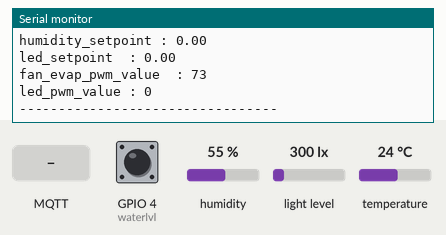
The sketch below on a simulated ESP32. On the bench: the last lines printed to the serial monitor. The test bench sets the inputs (shaded band); at power-on: GPIO 4 (waterlvl) HIGH, humidity 55 %, light level 300 lx, temperature 24 °C. WiFi joins after 1.5 s; servers stay silent unless stated; no MQTT or app messages arrive unless stated.

Above: at 2.7 s.
2.8 s: MQTT message "esp32/heater" arrives on the first subscribed topic
At 3.3 s:
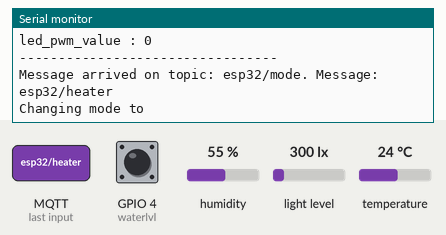
4.3 s: MQTT message "1" arrives on the first subscribed topic
At 5.5 s:
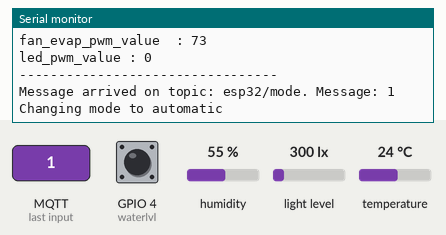
5.8 s: MQTT message "0" arrives on the first subscribed topic
At 5.96 s:
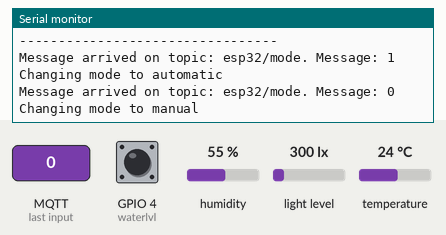
7.3 s: MQTT message "esp32/cooler" arrives on the first subscribed topic
At 7.9 s:
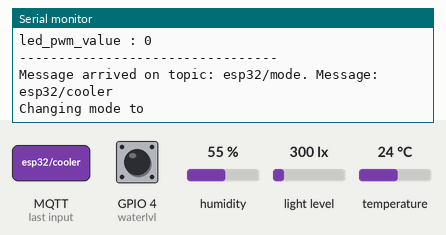
8.8 s: MQTT message "esp32/humidifier" arrives on the first subscribed topic
At 9.1 s:
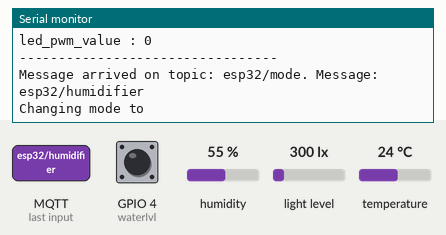
10.3 s: MQTT message "esp32/led" arrives on the first subscribed topic
At 11.5 s:
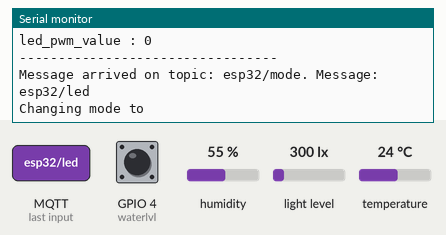

The sketch:

ESP-B.ino
```cpp
//Dependencies
#include <WiFi.h>
#include <PubSubClient.h>
#include <Wire.h>

// Replace the next variables with your SSID/Password combination
const char* ssid = "SGC1000L";
const char* password = "chamber1000";

// Add your MQTT Broker IP address
const char* mqtt_server = "34.101.153.146";

WiFiClient espClient;
PubSubClient client(espClient);

 //Variables
bool mode_status ; //mode for actuator, AUTO = 1, MANUAL = 0

//variables
bool heater_status = 0;
bool compressor_status = 0;
bool humidifier_status = 0;
bool minipump_status = 0;
int fan_evap_pwm_value = 73;
unsigned int led_pwm_value = 0;

float temp_sensor = 0;
float humidity_sensor = 0;
float led_sensor = 0;
float temp_sensor_ambient = 0;
int waterlevel_sensor = 0;

float temp_setpoint = 0;
float humidity_setpoint = 0;
float led_setpoint = 0;

//------------------------------------------------------------------------------------------------------------

//Sensor
#include <BH1750.h>
#include <Adafruit_SHT31.h>
const int waterlvl = 4;

Adafruit_SHT31 sht31 = Adafruit_SHT31(); //Create an Adafruit SHT31 object
BH1750 lightMeter(0x23);

// lowest and highest waterlevel sensor readings:
const int waterlevelMin = 1800;     // sensor minimum
const int waterlevelMax = 2100;  // sensor maximum

//Main Function Sensor Reading and MQTT Publish
void readsensor() {

  float temporary_led;
  if (lightMeter.measurementReady()) {
    temporary_led = lightMeter.readLightLevel();
    if((int(temporary_led) == -1) || (int(temporary_led) == -2)){
    }else{
      led_sensor = temporary_led*1.9952 + 8.3766;
    }
  }

  String test = "nan"; //to avoid "nan" value being displayed
  float temporary_temp = sht31.readTemperature();
  float temporary_humid = sht31.readHumidity();

  if(String(temporary_temp) == test){
  }else{
     temp_sensor = temporary_temp;
  }

  if(String(temporary_humid) == test){
  }else{
     humidity_sensor = temporary_humid;
  }

  waterlevel_sensor = digitalRead(waterlvl);// check water level in humidifier tank

   // Publish MQTT data
   char ledsensString[8];
   dtostrf(led_sensor, 1,0, ledsensString);
   client.publish("esp32/ledsens", ledsensString, true);

   char tempsensString[8];
   dtostrf(temp_sensor, 1,1, tempsensString);
   client.publish("esp32/tempsens", tempsensString, true);

   char humsensString[8];
   dtostrf(humidity_sensor, 1,0, humsensString);
   client.publish("esp32/humsens", humsensString, true);

   char watersensString[8];
   itoa(waterlevel_sensor,watersensString,10);
   client.publish("esp32/watersens", watersensString, true);
}

//Time to read sensor output and publish it
unsigned long previousTimeReadSensor = millis();
long timeIntervalReadSensor = 1000;

//------------------------------------------------------------------------------------------------------------

//Display variables in serial monitor
void displayserial() {
  Serial.print("Mode (Auto=1, Manual=0) : ");
  Serial.println(mode_status);
  Serial.println();

  Serial.print("heater_status : ");
  Serial.println(heater_status);
  Serial.print("compressor_status : ");
  Serial.println(compressor_status);
  Serial.print("humidifier_status : ");
  Serial.println(humidifier_status);
  Serial.print("minipump_status : ");
  Serial.println(minipump_status);
  Serial.println();

  Serial.print("temp_sensor : ");
  Serial.println(temp_sensor);
  Serial.print("humidity_sensor : ");
  Serial.println(humidity_sensor);
  Serial.print("led_sensor  : ");
  Serial.println(led_sensor);
  Serial.print("waterlevel_sensor : ");
  Serial.println(waterlevel_sensor);
  Serial.print("temp_sensor_ambient : ");
  Serial.println(temp_sensor_ambient);
  Serial.println();

  Serial.print("temp_setpoint : ");
  Serial.println(temp_setpoint);
  Serial.print("humidity_setpoint : ");
  Serial.println(humidity_setpoint);
  Serial.print("led_setpoint  : ");
  Serial.println(led_setpoint);
  Serial.println();

  Serial.print("fan_evap_pwm_value  : ");
  Serial.println(fan_evap_pwm_value);
  Serial.print("led_pwm_value : ");
  Serial.println(led_pwm_value);
  Serial.println();


  Serial.println("---------------------------------");
  Serial.println();
}

//Time to display variables in serial monitor
unsigned long previousTimeDisplaySerial = millis();
long timeIntervalDisplaySerial = 2000;

//------------------------------------------------------------------------------------------------------------
void setup() {
  Serial.begin(250000);
  setup_wifi();
  client.setServer(mqtt_server, 1883);
  client.setCallback(callback);

  //Sensor initialization
  Wire.begin();
  sht31.begin(0x44); //Aktivasi SHTx31 dengan address 0x44
  lightMeter.begin(BH1750::CONTINUOUS_LOW_RES_MODE);

  pinMode(waterlvl,INPUT_PULLUP);
}
//------------------------------------------------------------------------------------------------------------

void loop() {
  if (WiFi.status() == WL_CONNECTED){ //check if mqtt client conected to server
    if(!client.connected()){
      reconnect();
    }
   }else if (WiFi.status() != WL_CONNECTED){ //check if connection is lost
    setup_wifi();
    reconnect();
  }
  client.loop();

  //Main process using millis
  unsigned long currentTime = millis();
    if(currentTime - previousTimeReadSensor > timeIntervalReadSensor){
      previousTimeReadSensor = currentTime;
      readsensor();
    }

    if(currentTime - previousTimeDisplaySerial > timeIntervalDisplaySerial){
       previousTimeDisplaySerial = currentTime;
       displayserial();
    }
}


void setup_wifi() {
   delay(10);
// We start by connecting to a WiFi network
    Serial.println();
    Serial.print("Connecting to ");
    Serial.println(ssid);

    WiFi.mode(WIFI_STA);
    WiFi.begin(ssid, password);

    while (WiFi.status() != WL_CONNECTED) {
    delay(500);
    Serial.print(".");
    }

    Serial.println("");
    Serial.println("WiFi connected");
    Serial.println("IP address: ");
    Serial.println(WiFi.localIP());
    }

void callback(char* topic, byte* message, unsigned int length) { //callback function after mqtt message arrived
    Serial.print("Message arrived on topic: ");
    Serial.print(topic);
    Serial.print(". Message: ");
    String messageTemp;

    for (int i = 0; i < length; i++) {
     Serial.print((char)message[i]);
     messageTemp += (char)message[i];
    }
    Serial.println();

    if (String(topic) == "esp32/heater") {
    Serial.print("Changing heater to ");
    if(messageTemp == "1"){
      Serial.println("on");
        heater_status  = 1;
    }
    else if(messageTemp == "0"){
      Serial.println("off");
        heater_status = 0;
    }
  }

  if(String(topic) == "esp32/cooler"){
    Serial.print("Changing cooler to ");
    if(messageTemp == "1"){
      Serial.println("on");
      compressor_status = 1;
    }
    else if(messageTemp == "0"){
      Serial.println("off");
      compressor_status = 0;
    }
  }

  if(String(topic) == "esp32/humidifier"){
    Serial.print("Changing humidifier to ");
    if(messageTemp == "1"){
      Serial.println("on");
      humidifier_status = 1;
    }
    else if(messageTemp == "0"){
      Serial.println("off");
      humidifier_status = 0;
    }
  }

  if(String(topic) == "esp32/led"){
    Serial.print("Changing led to ");
    led_pwm_value = messageTemp.toInt();
    Serial.println(led_pwm_value);
  }

  if(String(topic) == "esp32/fan"){
    Serial.print("Changing fan to ");
    fan_evap_pwm_value = messageTemp.toInt();
    Serial.println(fan_evap_pwm_value);
  }

  if(String(topic) == "esp32/pump"){
    Serial.print("Changing pump to ");
    if(messageTemp == "1"){
      Serial.println("on");
      minipump_status = 1;
    }
    else if(messageTemp == "0"){
      Serial.println("off");
      minipump_status = 0;
    }
  }

  if(String(topic) == "esp32/mode"){
    Serial.print("Changing mode to ");
    if(messageTemp == "1"){
      Serial.println("automatic");
       mode_status = 1;
    }
    else if(messageTemp == "0"){
      Serial.println("manual");
       mode_status= 0;
    }
  }

   if(String(topic) == "esp32/setpoint_temperature"){
    Serial.print("Changing setpoint temperature to ");
    temp_setpoint  = messageTemp.toFloat();
    Serial.println(temp_setpoint);
  }

   if(String(topic) == "esp32/setpoint_humidity"){
    Serial.print("Changing setpoint humidity to ");
     humidity_setpoint =  messageTemp.toFloat();
     Serial.println(humidity_setpoint);
  }

  if(String(topic) == "esp32/setpoint_led"){
    Serial.print("Changing setpoint led to ");
    led_setpoint = messageTemp.toFloat();
    Serial.println(led_setpoint);
  }

//    if(String(topic) == "esp32/tempsens"){
////    Serial.print("Temperature : ");
//    temp_sensor =messageTemp.toFloat();
//  }
//
//   if(String(topic) == "esp32/humsens"){
////    Serial.print("Humidity : ");
//    humidity_sensor =messageTemp.toFloat();
//  }
//
//      if(String(topic) == "esp32/ledsens"){
////    Serial.print("Light : ");
//    led_sensor =messageTemp.toFloat();
//  }
//
//      if(String(topic) == "esp32/watersens"){
////    Serial.print("waterlevel : ");
//    waterlevel_sensor =messageTemp.toInt();
//  }
//
//  if(String(topic) == "esp32/tempambientsens"){
////    Serial.print("Ambient Temperature : ");
//    temp_sensor_ambient =messageTemp.toFloat();
//  }

}

void reconnect() { //reconnect to mqtt server
  // Loop until we're reconnected
  while (!client.connected( )) {
    Serial.print("Attempting MQTT connection...");
    // Attempt to connect
    WiFi.mode(WIFI_STA);
    if (client.connect("ESPsgcB")) {

      Serial.println("connected");
      // Subscribe
      client.subscribe("esp32/mode",1);

      client.subscribe("esp32/heater",1);
      client.subscribe("esp32/cooler",1);
      client.subscribe("esp32/humidifier",1);
      client.subscribe("esp32/led",1);
      client.subscribe("esp32/fan",1);
      client.subscribe("esp32/pump",1);

      client.subscribe("esp32/setpoint_humidity",1);
      client.subscribe("esp32/setpoint_temperature",1);
      client.subscribe("esp32/setpoint_led",1);

//      client.subscribe("esp32/ledsens",1);
//      client.subscribe("esp32/tempsens",1);
//      client.subscribe("esp32/humsens",1);
//      client.subscribe("esp32/watersens",1);
//      client.subscribe("esp32/tempambientsens",1);
    } else {
      Serial.print("failed, rc=");
      Serial.print(client.state());
      Serial.println(" try again in 5 seconds");
      // Wait 5 seconds before retrying
      delay(5000);
    }
  }
}
```

Measured:
- after the input at 2.8 s, the serial monitor: prints a new line at once (image 1)
- after the input at 4.3 s, the serial monitor: prints a new line at once (image 2)
- after the input at 5.8 s, the serial monitor: prints a new line at once (image 3)
- after the input at 7.3 s, the serial monitor: prints a new line at once (image 4)
- after the input at 8.8 s, the serial monitor: prints a new line at once (image 5)
- after the input at 10.3 s, the serial monitor: prints a new line at once (image 6)
